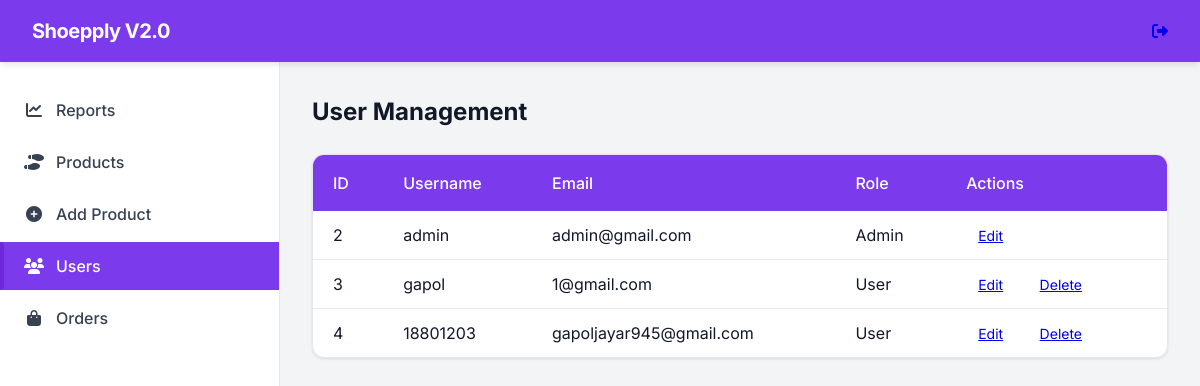
Screenshot of /admin/users.php (signed in) with the database file from the repository.
### tables this page shows
CREATE TABLE IF NOT EXISTS `users` (
  `id` int(11) NOT NULL AUTO_INCREMENT,
  `username` varchar(50) NOT NULL,
  `email` varchar(255) NOT NULL,
  `password` varchar(255) NOT NULL,
  `role` enum('admin','user') DEFAULT 'user',
  `created_at` timestamp NOT NULL DEFAULT current_timestamp(),
  `updated_at` timestamp NOT NULL DEFAULT current_timestamp() ON UPDATE current_timestamp(),
  PRIMARY KEY (`id`),
  UNIQUE KEY `email` (`email`)
);

### admin/users.php (the view, shortened to what this page needs)
<?php
require_once 'header.php';
$stmt = $pdo->query("SELECT * FROM users");
$users = $stmt->fetchAll(PDO::FETCH_ASSOC);
?>
<h2>User Management</h2>
<table class="admin-table">
    <thead>
        <tr>
            <th>ID</th>
            <th>Username</th>
            <th>Email</th>
            <th>Role</th>
            <th>Actions</th>
        </tr>
    </thead>
    <tbody>
        <?php foreach ($users as $user): ?>
        <tr>
            <td><?php echo $user['id']; ?></td>
            <td><?php echo htmlspecialchars($user['username']); ?></td>
            <td><?php echo htmlspecialchars($user['email']); ?></td>
            <td><?php echo ucfirst($user['role']); ?></td>
            <td>
                <a href="edit_user.php?id=<?php echo $user['id']; ?>" class="admin-button small">Edit</a>
                <?php if ($user['id'] != $_SESSION['user_id']): ?>
                <a href="delete_user.php?id=<?php echo $user['id']; ?>" class="admin-button small delete-btn">Delete</a>
                <?php endif; ?>
            </td>
        </tr>
        <?php endforeach; ?>
    </tbody>
</table>
<?php include 'footer.php'; ?>

### admin/header.php (style rules this page uses)
:root { --primary: #7c3aed; --primary-light: #8b5cf6; --primary-dark: #6d28d9; --gray-100: #f3f4f6; --gray-200: #e5e7eb; --gray-300: #d1d5db; --gray-700: #374151; --gray-900: #111827; --success: #10b981; --warning: #f59e0b; --danger: #ef4444; }
* { margin: 0; padding: 0; box-sizing: border-box; }
body { font-family: 'Inter', sans-serif; background-color: var(--gray-100); color: var(--gray-900); line-height: 1.5; }

### admin/users.php (style rules this page uses)
.admin-table { width: 100%; border-collapse: separate; border-spacing: 0; margin-top: 1.5rem; background: white; box-shadow: 0 1px 3px rgba(0, 0, 0, 0.1); border-radius: 0.75rem; overflow: hidden; border: 1px solid var(--gray-200); }
.admin-table th { background-color: var(--primary); color: white; font-weight: 500; padding: 1rem 1.25rem; text-align: left; }
.admin-table td { padding: 0.75rem 1.25rem; border-bottom: 1px solid var(--gray-200); vertical-align: middle; }
.admin-table tr:last-child td { border-bottom: none; }
.admin-button.small { padding: 0.375rem 0.75rem; font-size: 0.875rem; margin-right: 0.5rem; }

### rows the page displays
users: id "2", username "admin", email "admin@gmail.com", role "Admin"
users: id "3", username "gapol", email "1@gmail.com", role "User"
users: id "4", username "18801203", email "gapoljayar945@gmail.com", role "User"
